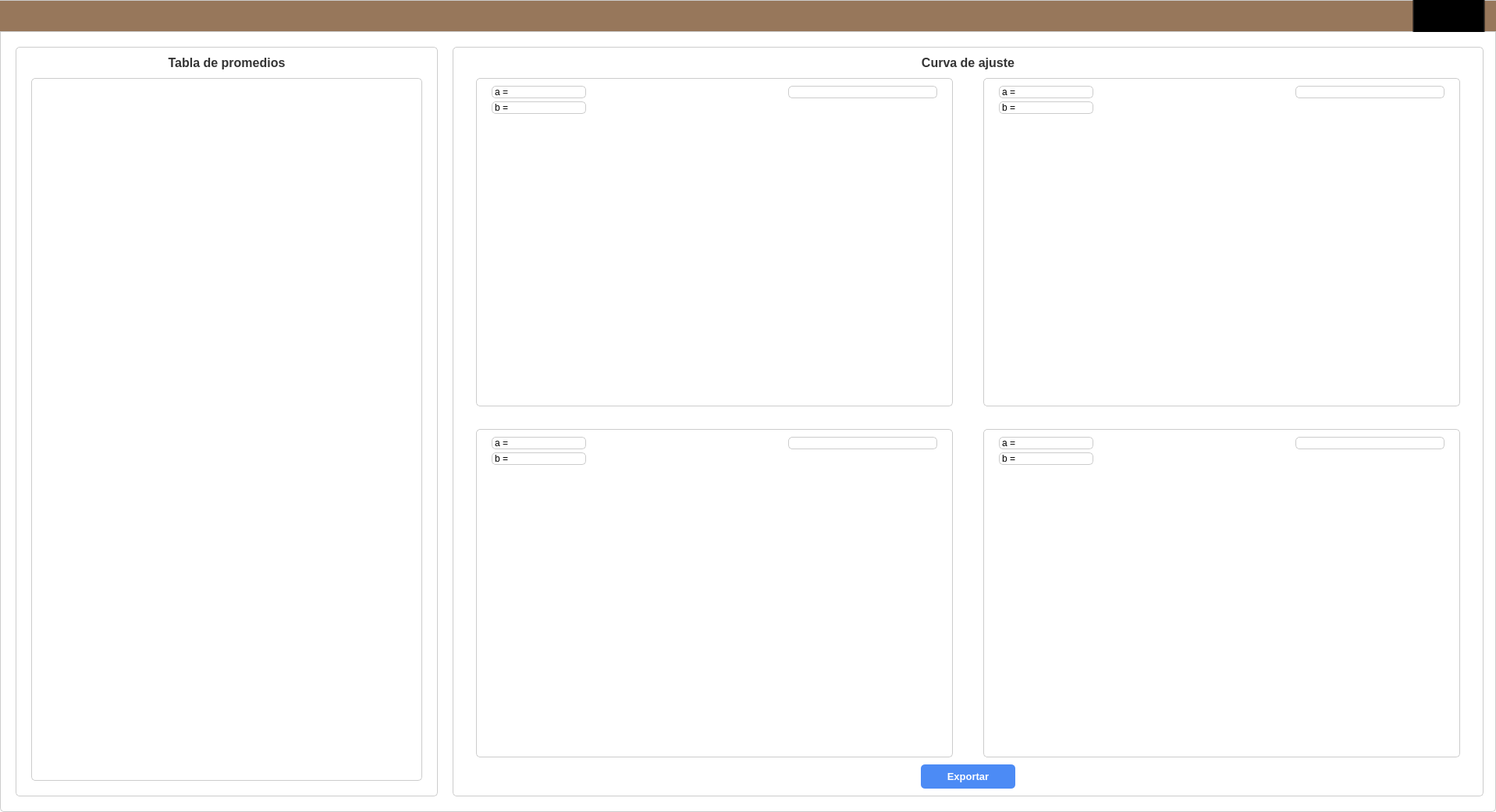
<?xml version="1.0" encoding="UTF-8"?>
<ui version="4.0">
 <class>Dialog</class>
 <widget class="QDialog" name="Dialog">
  <property name="geometry">
   <rect>
    <x>0</x>
    <y>0</y>
    <width>1917</width>
    <height>1041</height>
   </rect>
  </property>
  <property name="windowTitle">
   <string>Dialog</string>
  </property>
  <property name="styleSheet">
   <string notr="true">QDialog {
    background-color: white;
    border-style: solid;
    border-width: 1px;
    border-color: #ccc;
    border-radius: 5px;
    box-shadow: 0px 2px 5px rgba(0, 0, 0, 0.3);
}</string>
  </property>
  <widget class="QFrame" name="frame">
   <property name="geometry">
    <rect>
     <x>580</x>
     <y>60</y>
     <width>1321</width>
     <height>961</height>
    </rect>
   </property>
   <property name="styleSheet">
    <string notr="true">QFrame {
    background-color: white;
    border-style: solid;
    border-width: 1px;
    border-color: #ccc;
    border-radius: 5px;
    box-shadow: 0px 2px 5px rgba(0, 0, 0, 0.3);
}
</string>
   </property>
   <property name="frameShape">
    <enum>QFrame::StyledPanel</enum>
   </property>
   <property name="frameShadow">
    <enum>QFrame::Raised</enum>
   </property>
   <widget class="QFrame" name="frame_2">
    <property name="geometry">
     <rect>
      <x>30</x>
      <y>40</y>
      <width>611</width>
      <height>421</height>
     </rect>
    </property>
    <property name="frameShape">
     <enum>QFrame::StyledPanel</enum>
    </property>
    <property name="frameShadow">
     <enum>QFrame::Raised</enum>
    </property>
    <widget class="QWidget" name="verticalLayoutWidget">
     <property name="geometry">
      <rect>
       <x>20</x>
       <y>10</y>
       <width>571</width>
       <height>391</height>
      </rect>
     </property>
     <layout class="QVBoxLayout" name="grafica_layout1"/>
    </widget>
    <widget class="QLabel" name="lbl_constantea_grafica1">
     <property name="geometry">
      <rect>
       <x>20</x>
       <y>10</y>
       <width>121</width>
       <height>16</height>
      </rect>
     </property>
     <property name="text">
      <string>a =</string>
     </property>
    </widget>
    <widget class="QLabel" name="lbl_constanteb_grafica1">
     <property name="geometry">
      <rect>
       <x>20</x>
       <y>30</y>
       <width>121</width>
       <height>16</height>
      </rect>
     </property>
     <property name="text">
      <string>b =</string>
     </property>
    </widget>
    <widget class="QLabel" name="lbl_ecuacion_grafica1">
     <property name="geometry">
      <rect>
       <x>400</x>
       <y>10</y>
       <width>191</width>
       <height>16</height>
      </rect>
     </property>
     <property name="text">
      <string/>
     </property>
     <property name="alignment">
      <set>Qt::AlignCenter</set>
     </property>
    </widget>
   </widget>
   <widget class="QFrame" name="frame_3">
    <property name="geometry">
     <rect>
      <x>30</x>
      <y>490</y>
      <width>611</width>
      <height>421</height>
     </rect>
    </property>
    <property name="frameShape">
     <enum>QFrame::StyledPanel</enum>
    </property>
    <property name="frameShadow">
     <enum>QFrame::Raised</enum>
    </property>
    <widget class="QWidget" name="verticalLayoutWidget_2">
     <property name="geometry">
      <rect>
       <x>20</x>
       <y>10</y>
       <width>571</width>
       <height>401</height>
      </rect>
     </property>
     <layout class="QVBoxLayout" name="grafica_layout3"/>
    </widget>
    <widget class="QLabel" name="lbl_constantea_grafica3">
     <property name="geometry">
      <rect>
       <x>20</x>
       <y>10</y>
       <width>121</width>
       <height>16</height>
      </rect>
     </property>
     <property name="text">
      <string>a =</string>
     </property>
    </widget>
    <widget class="QLabel" name="lbl_constanteb_grafica3">
     <property name="geometry">
      <rect>
       <x>20</x>
       <y>30</y>
       <width>121</width>
       <height>16</height>
      </rect>
     </property>
     <property name="text">
      <string>b =</string>
     </property>
    </widget>
    <widget class="QLabel" name="lbl_ecuacion_grafica3">
     <property name="geometry">
      <rect>
       <x>400</x>
       <y>10</y>
       <width>191</width>
       <height>16</height>
      </rect>
     </property>
     <property name="text">
      <string/>
     </property>
     <property name="alignment">
      <set>Qt::AlignCenter</set>
     </property>
    </widget>
   </widget>
   <widget class="QFrame" name="frame_4">
    <property name="geometry">
     <rect>
      <x>680</x>
      <y>40</y>
      <width>611</width>
      <height>421</height>
     </rect>
    </property>
    <property name="frameShape">
     <enum>QFrame::StyledPanel</enum>
    </property>
    <property name="frameShadow">
     <enum>QFrame::Raised</enum>
    </property>
    <widget class="QWidget" name="verticalLayoutWidget_3">
     <property name="geometry">
      <rect>
       <x>20</x>
       <y>10</y>
       <width>571</width>
       <height>391</height>
      </rect>
     </property>
     <layout class="QVBoxLayout" name="grafica_layout2"/>
    </widget>
    <widget class="QLabel" name="lbl_constanteb_grafica2">
     <property name="geometry">
      <rect>
       <x>20</x>
       <y>30</y>
       <width>121</width>
       <height>16</height>
      </rect>
     </property>
     <property name="text">
      <string>b =</string>
     </property>
    </widget>
    <widget class="QLabel" name="lbl_constantea_grafica2">
     <property name="geometry">
      <rect>
       <x>20</x>
       <y>10</y>
       <width>121</width>
       <height>16</height>
      </rect>
     </property>
     <property name="text">
      <string>a =</string>
     </property>
    </widget>
    <widget class="QLabel" name="lbl_ecuacion_grafica2">
     <property name="geometry">
      <rect>
       <x>400</x>
       <y>10</y>
       <width>191</width>
       <height>16</height>
      </rect>
     </property>
     <property name="text">
      <string/>
     </property>
     <property name="alignment">
      <set>Qt::AlignCenter</set>
     </property>
    </widget>
   </widget>
   <widget class="QFrame" name="frame_5">
    <property name="geometry">
     <rect>
      <x>680</x>
      <y>490</y>
      <width>611</width>
      <height>421</height>
     </rect>
    </property>
    <property name="frameShape">
     <enum>QFrame::StyledPanel</enum>
    </property>
    <property name="frameShadow">
     <enum>QFrame::Raised</enum>
    </property>
    <widget class="QWidget" name="verticalLayoutWidget_4">
     <property name="geometry">
      <rect>
       <x>20</x>
       <y>10</y>
       <width>571</width>
       <height>401</height>
      </rect>
     </property>
     <layout class="QVBoxLayout" name="grafica_layout4"/>
    </widget>
    <widget class="QLabel" name="lbl_constantea_grafica4">
     <property name="geometry">
      <rect>
       <x>20</x>
       <y>10</y>
       <width>121</width>
       <height>16</height>
      </rect>
     </property>
     <property name="text">
      <string>a =</string>
     </property>
    </widget>
    <widget class="QLabel" name="lbl_constanteb_grafica4">
     <property name="geometry">
      <rect>
       <x>20</x>
       <y>30</y>
       <width>121</width>
       <height>16</height>
      </rect>
     </property>
     <property name="text">
      <string>b =</string>
     </property>
    </widget>
    <widget class="QLabel" name="lbl_ecuacion_grafica4">
     <property name="geometry">
      <rect>
       <x>400</x>
       <y>10</y>
       <width>191</width>
       <height>16</height>
      </rect>
     </property>
     <property name="text">
      <string/>
     </property>
     <property name="alignment">
      <set>Qt::AlignCenter</set>
     </property>
    </widget>
   </widget>
   <widget class="QPushButton" name="btn_exportar_datos">
    <property name="geometry">
     <rect>
      <x>600</x>
      <y>920</y>
      <width>121</width>
      <height>31</height>
     </rect>
    </property>
    <property name="styleSheet">
     <string notr="true">QPushButton {
    background-color: #4c8bf5;
    color: white;
    border: none;
    border-radius: 5px;
    padding: 5px 15px;
    font-size: 13px;
    font-weight: bold;
    text-align: center;
}

QPushButton:hover {
    background-color: #3a71d6;
    cursor: pointer;
}

QPushButton:pressed {
    background-color: #2b569c;
}
</string>
    </property>
    <property name="text">
     <string>Exportar</string>
    </property>
   </widget>
   <widget class="QLabel" name="label_10">
    <property name="geometry">
     <rect>
      <x>580</x>
      <y>10</y>
      <width>161</width>
      <height>21</height>
     </rect>
    </property>
    <property name="styleSheet">
     <string notr="true">QLabel {
    color: #333;
    font-size: 16px;
    font-weight: bold;
    border-color: transparent
}

</string>
    </property>
    <property name="text">
     <string>Curva de ajuste</string>
    </property>
    <property name="alignment">
     <set>Qt::AlignCenter</set>
    </property>
   </widget>
  </widget>
  <widget class="QFrame" name="frame_6">
   <property name="geometry">
    <rect>
     <x>20</x>
     <y>60</y>
     <width>541</width>
     <height>961</height>
    </rect>
   </property>
   <property name="styleSheet">
    <string notr="true">QFrame {
    background-color: white;
    border-style: solid;
    border-width: 1px;
    border-color: #ccc;
    border-radius: 5px;
    box-shadow: 0px 2px 5px rgba(0, 0, 0, 0.3);
}
</string>
   </property>
   <property name="frameShape">
    <enum>QFrame::StyledPanel</enum>
   </property>
   <property name="frameShadow">
    <enum>QFrame::Raised</enum>
   </property>
   <widget class="QLabel" name="label">
    <property name="geometry">
     <rect>
      <x>150</x>
      <y>10</y>
      <width>241</width>
      <height>21</height>
     </rect>
    </property>
    <property name="styleSheet">
     <string notr="true">QLabel {
    color: #333;
    font-size: 16px;
    font-weight: bold;
    border-color: transparent
}

</string>
    </property>
    <property name="text">
     <string>Tabla de promedios</string>
    </property>
    <property name="alignment">
     <set>Qt::AlignCenter</set>
    </property>
   </widget>
   <widget class="QTableView" name="tableview_promedios">
    <property name="geometry">
     <rect>
      <x>20</x>
      <y>40</y>
      <width>501</width>
      <height>901</height>
     </rect>
    </property>
    <property name="sizeAdjustPolicy">
     <enum>QAbstractScrollArea::AdjustToContents</enum>
    </property>
   </widget>
  </widget>
  <widget class="QFrame" name="frame_7">
   <property name="geometry">
    <rect>
     <x>-10</x>
     <y>0</y>
     <width>1961</width>
     <height>41</height>
    </rect>
   </property>
   <property name="styleSheet">
    <string notr="true">QFrame {
    background-color: #97775b;
    border-style: solid;
    border-width: 1px;
    border-color: #ccc;
    border-radius: 5px;
    box-shadow: 0px 2px 5px rgba(0, 0, 0, 0.3);
}
</string>
   </property>
   <property name="frameShape">
    <enum>QFrame::StyledPanel</enum>
   </property>
   <property name="frameShadow">
    <enum>QFrame::Raised</enum>
   </property>
   <widget class="QPushButton" name="btn_regresar">
    <property name="geometry">
     <rect>
      <x>1820</x>
      <y>-10</y>
      <width>93</width>
      <height>61</height>
     </rect>
    </property>
    <property name="styleSheet">
     <string notr="true">background-color: transparent
</string>
    </property>
    <property name="text">
     <string/>
    </property>
    <property name="icon">
     <iconset>
      <normaloff>../../resources/images/iconos/regresar.png</normaloff>../../resources/images/iconos/regresar.png</iconset>
    </property>
    <property name="iconSize">
     <size>
      <width>35</width>
      <height>35</height>
     </size>
    </property>
    <property name="checkable">
     <bool>false</bool>
    </property>
    <property name="autoRepeat">
     <bool>false</bool>
    </property>
   </widget>
  </widget>
 </widget>
 <resources/>
 <connections/>
</ui>
